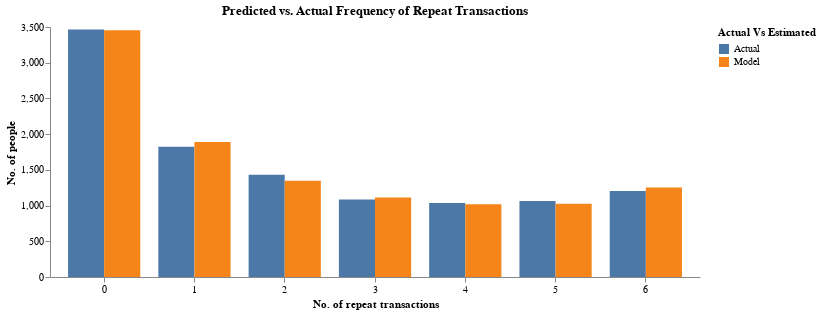

The code cell stored with this chart in its notebook:
### Markdown cell above
### In-Sample Model Fit Plot

### Code cell
B_alpha_beta = np.exp(gammaln(alpha)+gammaln(beta)-gammaln(alpha+beta))
B_gamma_delta = np.exp(gammaln(gamma)+gammaln(delta)-gammaln(gamma+delta))

n = 6 
x = np.arange(n+1)
P_X_n = np.zeros((n+1, n+1))

P_X_n[:,0] = comb(n,x)*np.exp(gammaln(alpha+x)+gammaln(beta+n-x)-gammaln(alpha+beta+n))/B_alpha_beta*np.exp(gammaln(gamma)+gammaln(delta+n)-gammaln(gamma+delta+n))/B_gamma_delta
i = np.arange(n)
P_X_n[:,1:] = comb(i,x.reshape(-1,1))*np.exp(gammaln(alpha+x.reshape(-1,1))+gammaln(beta+i-x.reshape(-1,1))-gammaln(alpha+beta+i))/B_alpha_beta*\
              np.exp(gammaln(gamma+1)+gammaln(delta+i)-gammaln(gamma+delta+i+1))/B_gamma_delta
P_X_n = np.sum(P_X_n, axis=1)

model_repeat = pl.DataFrame({'Model': P_X_n * np.sum(rfm_array[:,3])})

actual_model_repeat = (
    rfm_summary
    .group_by('P1X')
    .agg((pl.col('Count').sum()).alias('Actual'))
    .sort('P1X')
    .collect()
    .hstack(model_repeat)
    .unpivot(on=['Actual', 'Model'], index='P1X', value_name='No of people', variable_name='Actual Vs Estimated')
)

(
    alt.Chart(actual_model_repeat).mark_bar()
    .encode(x=alt.X('P1X:O', title='No. of repeat transactions', axis=alt.Axis(labelAngle=0)), 
         y=alt.Y('No of people:Q', title='No. of people'), 
         color='Actual Vs Estimated:N', 
         xOffset='Actual Vs Estimated')
    .properties(
        width=650,
        height=250,
        title='Predicted vs. Actual Frequency of Repeat Transactions'
    ).configure_view(stroke=None).configure_axisY(grid=False).configure_axisX(grid=False)   
)

### Figure 1 — Vega-Lite specification as saved in the notebook (floating-point values rounded to 4 significant figures)
{"$schema": "https://vega.github.io/schema/vega-lite/v5.20.1.json", "config": {"axisX": {"grid": false}, "axisY": {"grid": false}, "view": {"continuousHeight": 300, "continuousWidth": 300, "stroke": null}}, "data": {"name": "data-682c38eae5bdf5f012c8a719b0a5fb50"}, "datasets": {"data-682c38eae5bdf5f012c8a719b0a5fb50": [{"Actual Vs Estimated": "Actual", "No of people": 3464, "P1X": 0}, {"Actual Vs Estimated": "Actual", "No of people": 1823, "P1X": 1}, {"Actual Vs Estimated": "Actual", "No of people": 1430, "P1X": 2}, {"Actual Vs Estimated": "Actual", "No of people": 1085, "P1X": 3}, {"Actual Vs Estimated": "Actual", "No of people": 1036, "P1X": 4}, {"Actual Vs Estimated": "Actual", "No of people": 1063, "P1X": 5}, {"Actual Vs Estimated": "Actual", "No of people": 1203, "P1X": 6}, {"Actual Vs Estimated": "Model", "No of people": 3455.0, "P1X": 0}, {"Actual Vs Estimated": "Model", "No of people": 1889.0, "P1X": 1}, {"Actual Vs Estimated": "Model", "No of people": 1349.0, "P1X": 2}, {"Actual Vs Estimated": "Model", "No of people": 1113.0, "P1X": 3}, {"Actual Vs Estimated": "Model", "No of people": 1018.0, "P1X": 4}, {"Actual Vs Estimated": "Model", "No of people": 1027.0, "P1X": 5}, {"Actual Vs Estimated": "Model", "No of people": 1253.0, "P1X": 6}]}, "encoding": {"color": {"field": "Actual Vs Estimated", "type": "nominal"}, "x": {"axis": {"labelAngle": 0}, "field": "P1X", "title": "No. of repeat transactions", "type": "ordinal"}, "xOffset": {"field": "Actual Vs Estimated", "type": "nominal"}, "y": {"field": "No of people", "title": "No. of people", "type": "quantitative"}}, "height": 250, "mark": {"type": "bar"}, "title": "Predicted vs. Actual Frequency of Repeat Transactions", "width": 650}
